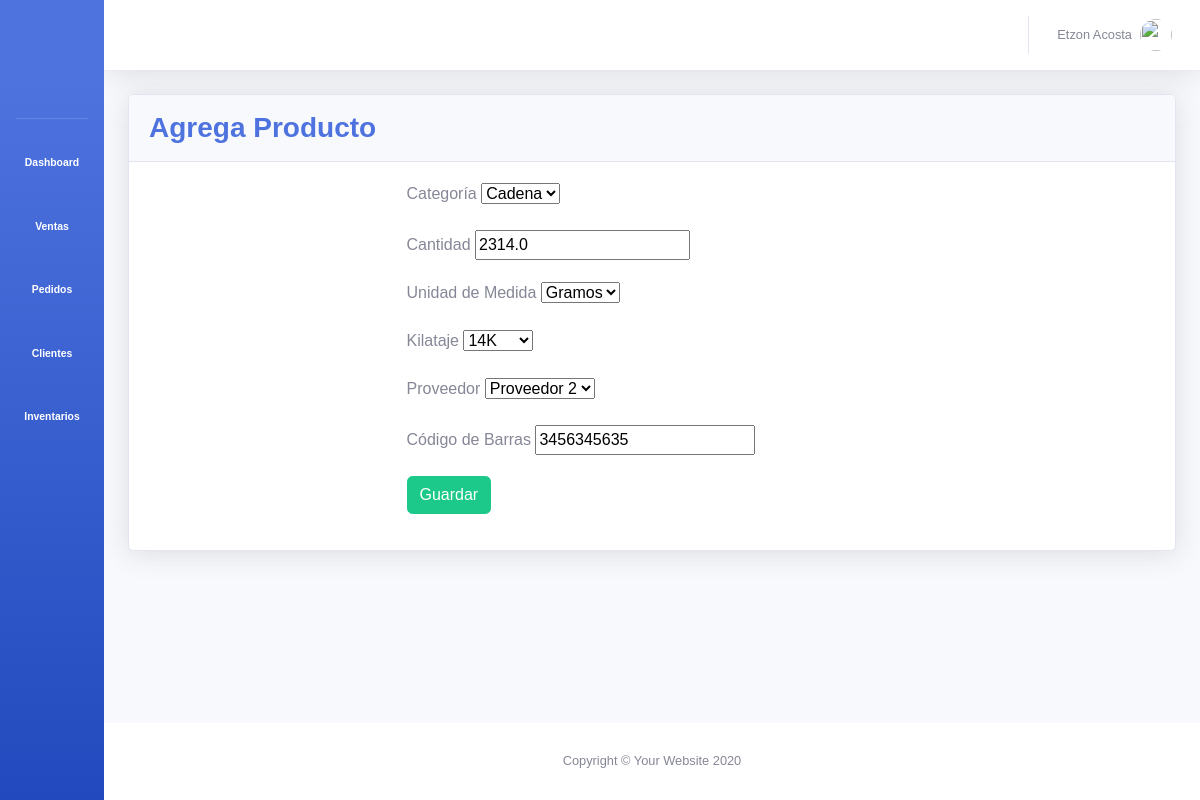
Page /inventarios/actualiza_producto/7/ on the committed database.
### inventarios/models.py (models this page shows, shortened)
class Category(models.Model):
	category_id = models.AutoField(primary_key=True)
	name = models.CharField(max_length=50)
	class Meta:
		db_table = 'categories'
		verbose_name = 'categorie'
	def __str__(self):
		return self.name

class Product(models.Model):
	product_id = models.AutoField(primary_key=True)
	category = models.ForeignKey(Category, on_delete=models.CASCADE)
	quantity = models.FloatField(null=True)
	unit_measurement = models.ForeignKey(UnitMeasurement, on_delete=models.CASCADE)
	kilate = models.ForeignKey(Kilate, on_delete=models.CASCADE)
	vendor = models.ForeignKey(Vendor, on_delete=models.CASCADE)
	barcode = models.BigIntegerField(null=True)

class UnitMeasurement(models.Model):
	unit_measurement_id = models.AutoField(primary_key=True)
	name = models.CharField(max_length=10)
	class Meta:
		db_table = 'units_measurements'
		verbose_name = 'units Measurement'
	def __str__(self):
		return self.name

class Kilate(models.Model):
	kilate_id = models.AutoField(primary_key=True)
	name = models.CharField(max_length=5)
	def __str__(self):
		return self.name

class Vendor(models.Model):
	vendor_id = models.AutoField(primary_key=True)
	name = models.CharField(max_length=50)
	phone = models.CharField(max_length=15)
	direction = models.CharField(max_length=50)
	def __str__(self):
		return self.name

### inventarios/views.py (the view)
# urls.py: path('actualiza_producto/<str:pk>/', views.actualiza_producto, name='actualiza_producto'),
def actualiza_producto(request, pk):
	producto = Product.objects.get(product_id=pk)
	form = ProductForm(instance=producto)
	if request.method == 'POST':
		form = ProductForm(request.POST, instance=producto)
		if form.is_valid():
			form.save()
			return redirect('inventarios')
	contexto = {'form': form}
	return render(request, 'inventarios/producto_form.html', contexto)

### inventarios/forms.py
class ProductForm(ModelForm):
	class Meta:
		model = Product
		fields = '__all__'

### inventarios/templates/inventarios/producto_form.html (shortened to what this page needs)
{% extends 'base.html' %}
{% load static %}
{% block css_variables %}
	<link rel="stylesheet" type="text/css" href="{% static '/css/Inventarios/crud_productos.css' %}">
{% endblock %}
{% block content %}
	<div class="row">
		<div class="col-xl-12">
		  <div class="card shadow mb-4">
		    <div class="card-header py-3">
		      <h3 class="m-0 font-weight-bold text-primary">Agrega Producto</h3>
		    </div>
		    <div class="card-body">
		    	<div class="row">
		    		<div class="col-xl-12">
		    			<form method="POST" id="agrega-producto">
		    				<div class="row justify-content-center">
		    					<div class="col-xl-6">
		    						<div class="form-group">
			    						<label for="exampleInputEmail1">Categoría</label>
			    						{{ form.category }}
		    						</div>
		    					</div>
		    				</div>
		    				<div class="row justify-content-center">
		    					<div class="col-xl-6">
		    						<div class="form-group">
				    					<label for="exampleInputEmail1">Cantidad</label>
				    					{{ form.quantity }}
		    						</div>
		    					</div>
		    				</div>
		    				<div class="row justify-content-center">
		    					<div class="col-xl-6">
		    						<div class="form-group">
				    					<label for="exampleInputEmail1">Unidad de Medida</label>
				    					{{ form.unit_measurement }}
		    						</div>
		    					</div>
		    				</div>
		    				<div class="row justify-content-center">
		    					<div class="col-xl-6">
		    						<div class="form-group">
				    					<label for="exampleInputEmail1">Kilataje</label>
				    					{{ form.kilate }}
		    						</div>
		    					</div>
		    				</div>
		    				<div class="row justify-content-center">
		    					<div class="col-xl-6">
		    						<div class="form-group">
				    					<label for="exampleInputEmail1">Proveedor</label>
				    					{{ form.vendor }}
		    						</div>
		    					</div>
		    				</div>
		    				<div class="row justify-content-center">
		    					<div class="col-xl-6">
		    						<div class="form-group">
				    					<label for="exampleInputEmail1">Código de Barras</label>
				    					{{ form.barcode }}
		    						</div>
		    					</div>
		    				</div>
		    				<div class="row justify-content-center">
		    					<div class="col-xl-6">
		    						<div class="form-group">
				    					<input type="submit" class="btn btn-success" value="Guardar">
		    						</div>
		    					</div>
		    				</div>
		    			</form>
		    		</div>
		    	</div>
		    </div>
		  </div>
		</div>
	</div>
{% endblock %}

### static/css/base/main_base.css (style rules this page uses)
* { font-family: sans-serif; }

### rows in the picture
Category: category "Cadena"
Product: quantity "2314.0", barcode "3456345635"
UnitMeasurement: unit_measurement "Gramos"
Kilate: kilate "14K"
Vendor: vendor "Proveedor 2"
